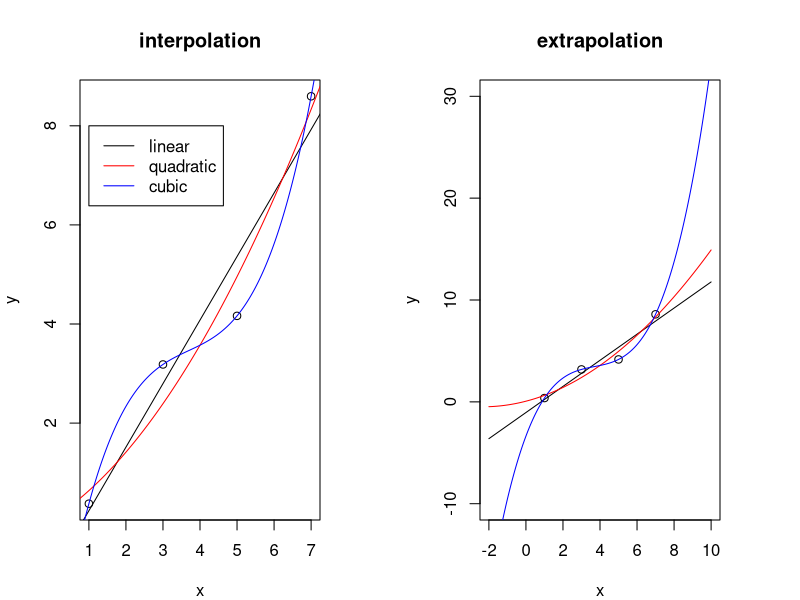
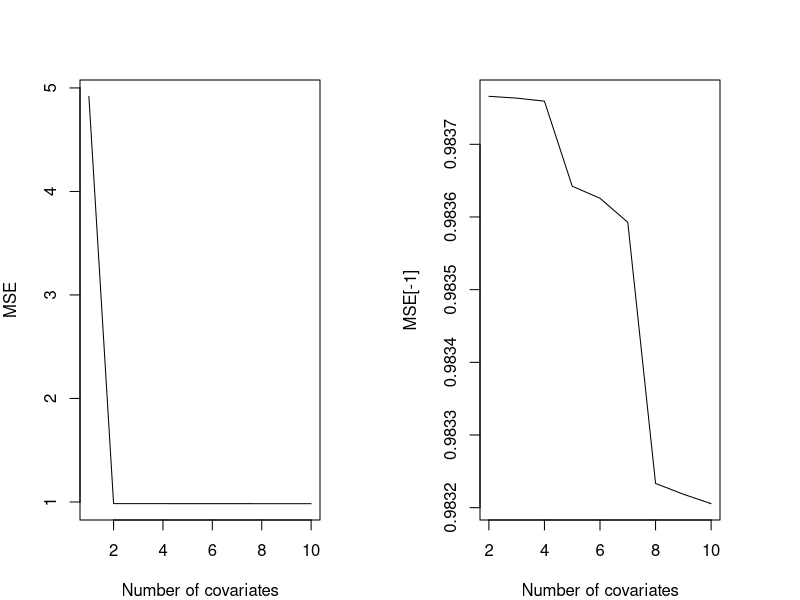
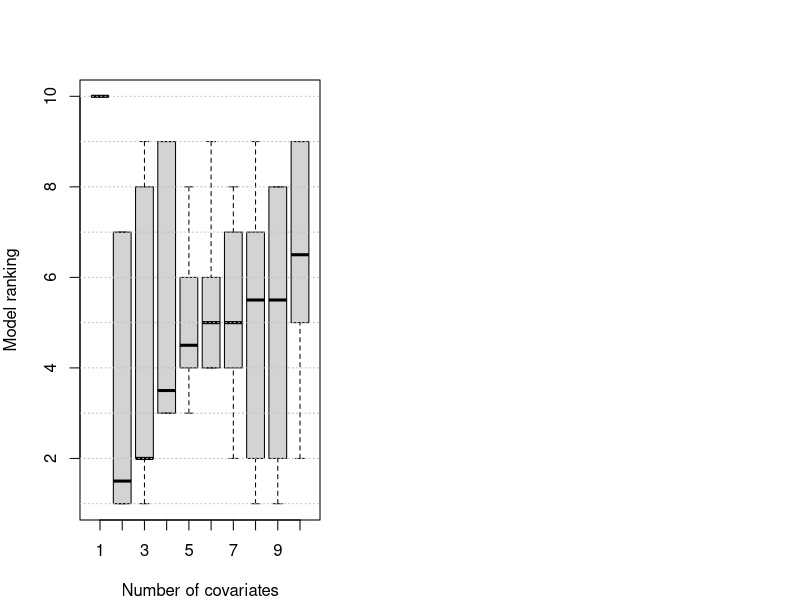

Source code (R) for these figures, in order:
## ---- chunk 1
set.seed(1)
x=c(1,3,5,7)
y=rnorm(4,mean=x,sd=1)
dat=data.frame(x=x,y=y,x2=x^2,x3=x^3)

par(mfrow=c(1,2),mar=rep(4,4))

#interpolation
plot(y~x,data=dat,main='interpolation')
k=lm(y~x,data=dat)
x1=seq(from=-2,to=10,length.out=1000)
lines(x1,k$coef[1]+k$coef[2]*x1)

k=lm(y~x+x2,data=dat)
lines(x1,k$coef[1]+k$coef[2]*x1+k$coef[3]*(x1^2),col='red')

k=lm(y~x+x2+x3,data=dat)
lines(x1,k$coef[1]+k$coef[2]*x1+k$coef[3]*(x1^2)+k$coef[4]*(x1^3),col='blue')
legend(1,8,col=c('black','red','blue'),c('linear','quadratic','cubic'),lty=1)

#extrapolation
plot(y~x,data=dat,xlim=c(-2,10),ylim=c(-10,30),main='extrapolation')
k=lm(y~x,data=dat)
x1=seq(from=-2,to=10,length.out=1000)
lines(x1,k$coef[1]+k$coef[2]*x1)

k=lm(y~x+x2,data=dat)
lines(x1,k$coef[1]+k$coef[2]*x1+k$coef[3]*(x1^2),col='red')

k=lm(y~x+x2+x3,data=dat)
lines(x1,k$coef[1]+k$coef[2]*x1+k$coef[3]*(x1^2)+k$coef[4]*(x1^3),col='blue')
## ---- chunk 2
#generate fake data
set.seed(1)
n=10000
ncov=10
xmat=matrix(rnorm(n*ncov),n,ncov)
colnames(xmat)=paste('x',1:ncov,sep='')
b0=-1; b1=2; b2=2
y=rnorm(n,mean=b0+b1*xmat[,'x1']+b2*xmat[,'x2'],sd=1) #only x1 and x2 are important covariates
dat=data.frame(cbind(y,xmat))
## ---- chunk 3
#iteratively fit a lm with 1,2,...,10 covariates and calculate MSE
MSE=rep(NA,ncov)
for (i in 1:ncov){
  nomes=c('y',paste('x',1:i,sep=''))
  dat.tmp=dat[,nomes]
  k=lm(y~.,data=dat.tmp)
  MSE[i]=mean(k$residuals^2)
}
plot(1:ncov,MSE,type='l',xlab='Number of covariates')
## ---- chunk 4
plot(2:ncov,MSE[-1],type='l',xlab='Number of covariates')
## ---- chunk 5
#iteratively fit a lm with 1,2,...,10 covariates 
#then use cross-validation to calculate the out-of-sample MSE
nvalid=10
MSE=matrix(NA,nvalid,ncov)
ind=rep(1:nvalid,each=nrow(dat)/nvalid)
for (i in 1:ncov){
  nomes=c('y',paste('x',1:i,sep=''))
  for (j in 1:nvalid){
    #train the model on 9 chunks
    ind.train=which(ind!=j)
    dat.train=dat[ind.train,nomes]
    k=lm(y~.,data=dat.train)
    
    #make predictions for the left-out chunk
    ind.pred=which(ind==j)
    dat.pred=dat[ind.pred,nomes]
    k=predict(k,newdata=dat.pred)
    MSE[j,i]=mean((dat$y[ind.pred]-k)^2)
  }
}

#get ranking of each model
rank=matrix(NA,nvalid,ncov)
for (i in 1:nvalid){
  ind=order(MSE[i,])
  rank[i,ind]=1:10
}
boxplot(rank,xlab='Number of covariates',ylab='Model ranking')
abline(h=1:10,col='grey',lty=3)
